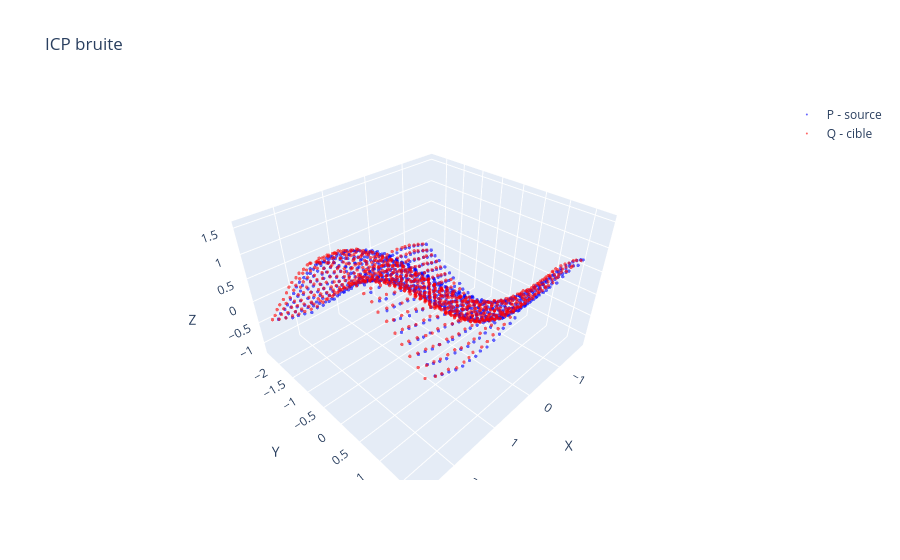

This figure's notebook cell:
### Markdown cell above
### Question 2 – Registration and comparison with/without noise

### Code cell
Pa_n, R_opt_n, T_opt_n, Er_n, tc_n = icp(Q_noisy, P_noisy)

print(f'Iterations: {len(Er_n)} (vs {len(Er)} without noise)')
print(f'Error     : {Er_n[-1]:.6f} (vs {Er[-1]:.6f})')
print(f'Time      : {sum(tc_n):.3f} s (vs {sum(tc):.3f} s)')
print('\nR without noise:\n', np.round(R_opt,   4))
print('R with noise  :\n', np.round(R_opt_n, 4))
print('T without noise:', np.round(T_opt,   4))
print('T with noise  :', np.round(T_opt_n, 4))
print('T_gt         :', np.round(T_gt.flatten(), 4))

ShowData(Pa_n, Q_noisy, title='Noisy ICP Registration')

### Figure 1 — Plotly figure (JSON) as saved in the notebook; plotly's stock layout.template omitted (floating-point values rounded to 4 significant figures; data arrays with more than 128 entries replaced by an {"elided": "..."} marker saying what was removed)
{"data": [{"marker": {"color": "blue", "opacity": 0.6, "size": 2}, "mode": "markers", "name": "P - source", "type": "scatter3d", "x": {"elided": "900 float values"}, "y": {"elided": "900 float values"}, "z": {"elided": "900 float values"}}, {"marker": {"color": "red", "opacity": 0.6, "size": 2}, "mode": "markers", "name": "Q - cible", "type": "scatter3d", "x": {"elided": "900 float values"}, "y": {"elided": "900 float values"}, "z": {"elided": "900 float values"}}], "layout": {"scene": {"xaxis": {"title": {"text": "X"}}, "yaxis": {"title": {"text": "Y"}}, "zaxis": {"title": {"text": "Z"}}}, "title": {"text": "ICP bruite"}}}
